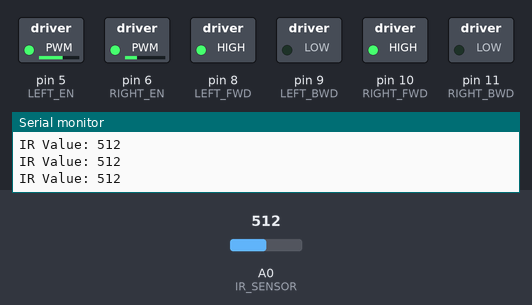
This sketch was run on a simulated Arduino Uno, built with avr-gcc and run on an emulated ATmega328P. Shown: switched loads named in the sketch (green lamp = pin HIGH), the last lines printed to the serial monitor. The test bench sets the inputs (shaded band); at power-on: A0 (IR_SENSOR) = 512.

Above: at 3.2 s.
3.3 s: A0 (IR_SENSOR) set to 492
At 4.5 s:
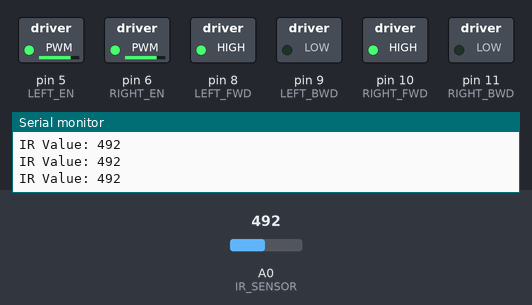
4.8 s: A0 (IR_SENSOR) set to 510
At 5.1 s:
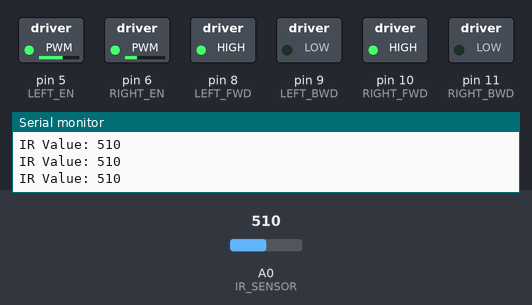
7.8 s: A0 (IR_SENSOR) set to 490
At 8.3 s:
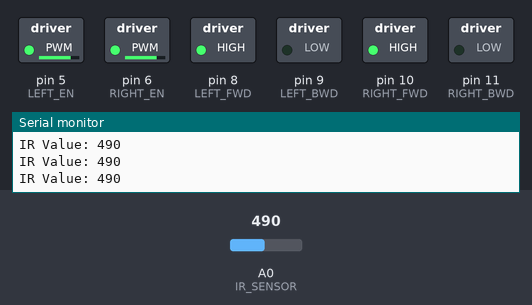
Timing chart, 0 to 10.8 s (numbered marks = the images above; inputs shaded):
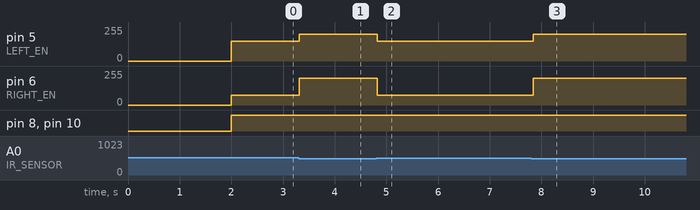

Measured:
- the behaviour switches between 500 and 499 on A0 (IR_SENSOR) (found by bisection; images 0 and 1)
- after the input at 3.3 s, pin 5 (LEFT_EN): 150/255 → 200/255 at once; pin 6 (RIGHT_EN): 75/255 → 200/255 at once
- after the input at 4.8 s, pin 5 (LEFT_EN): 200/255 → 150/255 at once; pin 6 (RIGHT_EN): 200/255 → 75/255 at once
- after the input at 7.8 s, pin 5 (LEFT_EN): 150/255 → 200/255 after 0.05 s; pin 6 (RIGHT_EN): 75/255 → 200/255 after 0.05 s

The sketch:

track_follower.ino
```cpp
/*
  Track Following Car with Arduino R3SMD
  Single IR Sensor Line Follower

  Hardware Requirements:
  - Arduino R3SMD
  - 1x IR Sensor (analog output)
  - 2x DC Motors with wheels
  - Motor Driver Module (L298N or similar)
  - 4x AA Battery holder (5-6V)
  - Castor wheel or ball caster
  - Connecting wires

  Connections:
  - IR Sensor: A0 (Analog Pin)
  - Motor Left Enable: Pin 5 (PWM)
  - Motor Left Forward: Pin 8
  - Motor Left Backward: Pin 9
  - Motor Right Enable: Pin 6 (PWM)
  - Motor Right Forward: Pin 10
  - Motor Right Backward: Pin 11
*/

// ============= PIN DEFINITIONS =============
#define IR_SENSOR A0          // Analog input from IR sensor

// Left Motor
#define LEFT_EN 5             // PWM pin for speed control
#define LEFT_FWD 8            // Forward direction
#define LEFT_BWD 9            // Backward direction

// Right Motor
#define RIGHT_EN 6            // PWM pin for speed control
#define RIGHT_FWD 10          // Forward direction
#define RIGHT_BWD 11          // Backward direction

// ============= CONFIGURATION =============
#define BASE_SPEED 200        // Base motor speed (0-255)
#define TURN_SPEED 150        // Speed when turning
#define IR_THRESHOLD 500      // Adjust based on your IR sensor (0-1023)
                              // Value < threshold = white/line detected
                              // Value > threshold = black/no line detected

// ============= VARIABLES =============
int irValue = 0;

void setup() {
  // Initialize serial for debugging
  Serial.begin(9600);

  // Set motor pins as outputs
  pinMode(LEFT_EN, OUTPUT);
  pinMode(LEFT_FWD, OUTPUT);
  pinMode(LEFT_BWD, OUTPUT);
  pinMode(RIGHT_EN, OUTPUT);
  pinMode(RIGHT_FWD, OUTPUT);
  pinMode(RIGHT_BWD, OUTPUT);

  // Set IR sensor as input
  pinMode(IR_SENSOR, INPUT);

  Serial.println("Track Following Car Initialized!");
  Serial.println("IR Threshold: " + String(IR_THRESHOLD));
  delay(2000);
}

void loop() {
  // Read IR sensor value
  irValue = analogRead(IR_SENSOR);

  // Print for debugging
  Serial.print("IR Value: ");
  Serial.println(irValue);

  // Decision logic based on single IR sensor
  if (irValue < IR_THRESHOLD) {
    // Line detected (white surface)
    // Move forward
    moveForward(BASE_SPEED);
  } else {
    // Line lost (black surface)
    // Search for line by turning right
    turnRight(TURN_SPEED);
  }

  delay(50);  // Small delay for stability
}

// ============= MOTOR CONTROL FUNCTIONS =============

void moveForward(int speed) {
  // Left Motor Forward
  digitalWrite(LEFT_FWD, HIGH);
  digitalWrite(LEFT_BWD, LOW);
  analogWrite(LEFT_EN, speed);

  // Right Motor Forward
  digitalWrite(RIGHT_FWD, HIGH);
  digitalWrite(RIGHT_BWD, LOW);
  analogWrite(RIGHT_EN, speed);
}

void moveBackward(int speed) {
  // Left Motor Backward
  digitalWrite(LEFT_FWD, LOW);
  digitalWrite(LEFT_BWD, HIGH);
  analogWrite(LEFT_EN, speed);

  // Right Motor Backward
  digitalWrite(RIGHT_FWD, LOW);
  digitalWrite(RIGHT_BWD, HIGH);
  analogWrite(RIGHT_EN, speed);
}

void turnLeft(int speed) {
  // Left Motor Slow/Stop
  digitalWrite(LEFT_FWD, HIGH);
  digitalWrite(LEFT_BWD, LOW);
  analogWrite(LEFT_EN, speed / 2);  // Reduce left motor speed

  // Right Motor Forward (Fast)
  digitalWrite(RIGHT_FWD, HIGH);
  digitalWrite(RIGHT_BWD, LOW);
  analogWrite(RIGHT_EN, speed);
}

void turnRight(int speed) {
  // Left Motor Forward (Fast)
  digitalWrite(LEFT_FWD, HIGH);
  digitalWrite(LEFT_BWD, LOW);
  analogWrite(LEFT_EN, speed);

  // Right Motor Slow/Stop
  digitalWrite(RIGHT_FWD, HIGH);
  digitalWrite(RIGHT_BWD, LOW);
  analogWrite(RIGHT_EN, speed / 2);  // Reduce right motor speed
}

void stopMotors() {
  digitalWrite(LEFT_FWD, LOW);
  digitalWrite(LEFT_BWD, LOW);
  analogWrite(LEFT_EN, 0);

  digitalWrite(RIGHT_FWD, LOW);
  digitalWrite(RIGHT_BWD, LOW);
  analogWrite(RIGHT_EN, 0);
}

void spinRight(int speed) {
  // Left Motor Forward
  digitalWrite(LEFT_FWD, HIGH);
  digitalWrite(LEFT_BWD, LOW);
  analogWrite(LEFT_EN, speed);

  // Right Motor Backward
  digitalWrite(RIGHT_FWD, LOW);
  digitalWrite(RIGHT_BWD, HIGH);
  analogWrite(RIGHT_EN, speed);
}

void spinLeft(int speed) {
  // Left Motor Backward
  digitalWrite(LEFT_FWD, LOW);
  digitalWrite(LEFT_BWD, HIGH);
  analogWrite(LEFT_EN, speed);

  // Right Motor Forward
  digitalWrite(RIGHT_FWD, HIGH);
  digitalWrite(RIGHT_BWD, LOW);
  analogWrite(RIGHT_EN, speed);
}
```
